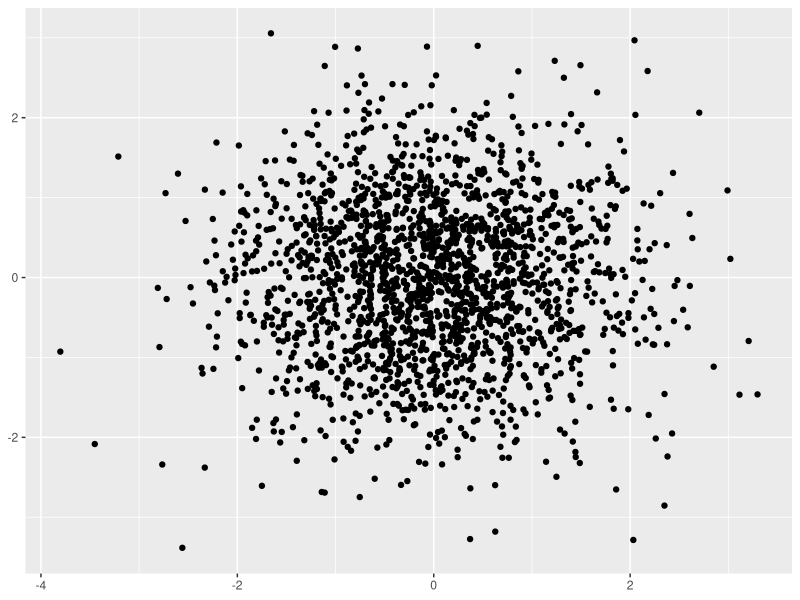
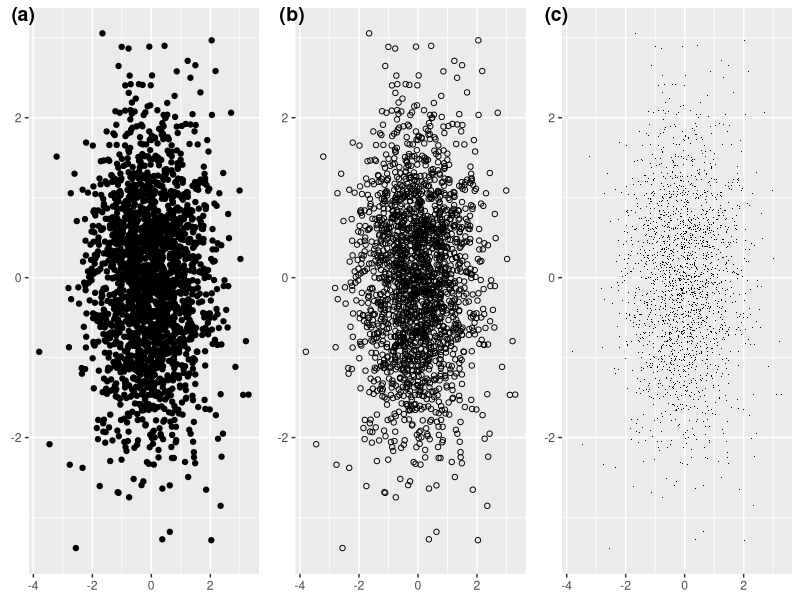
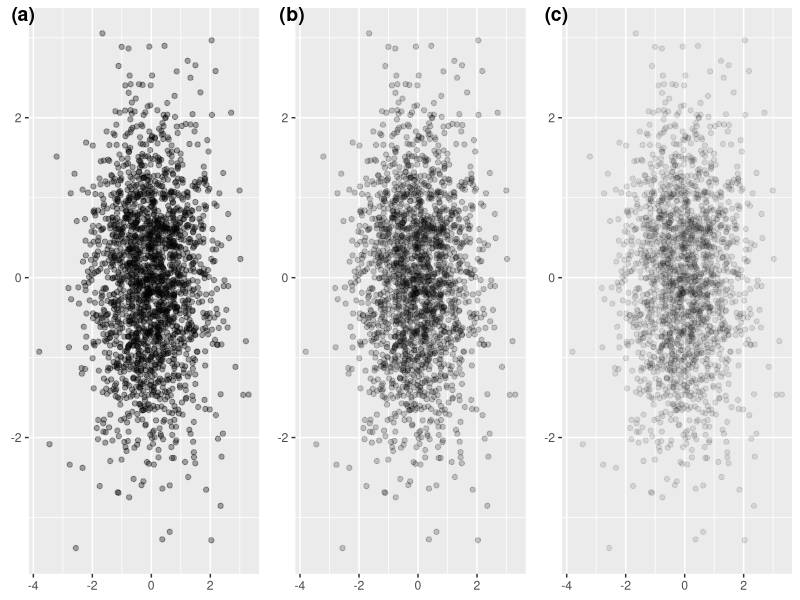
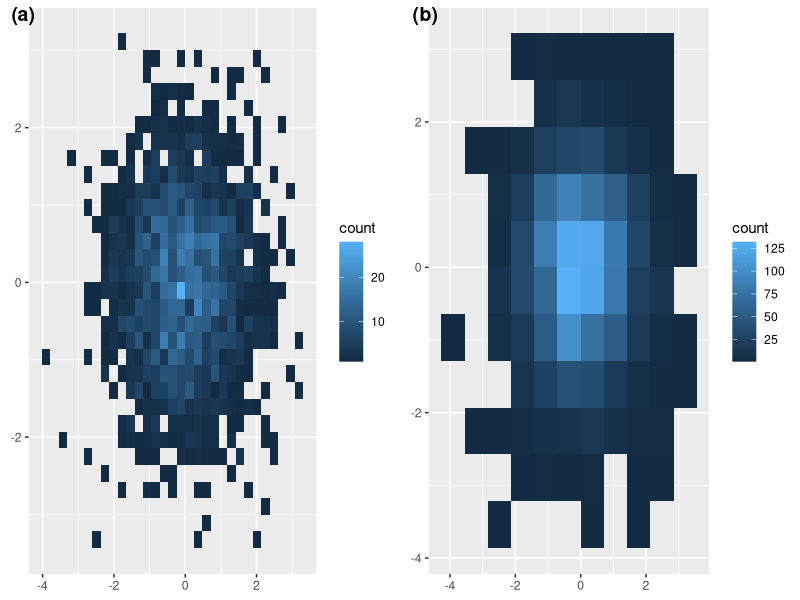
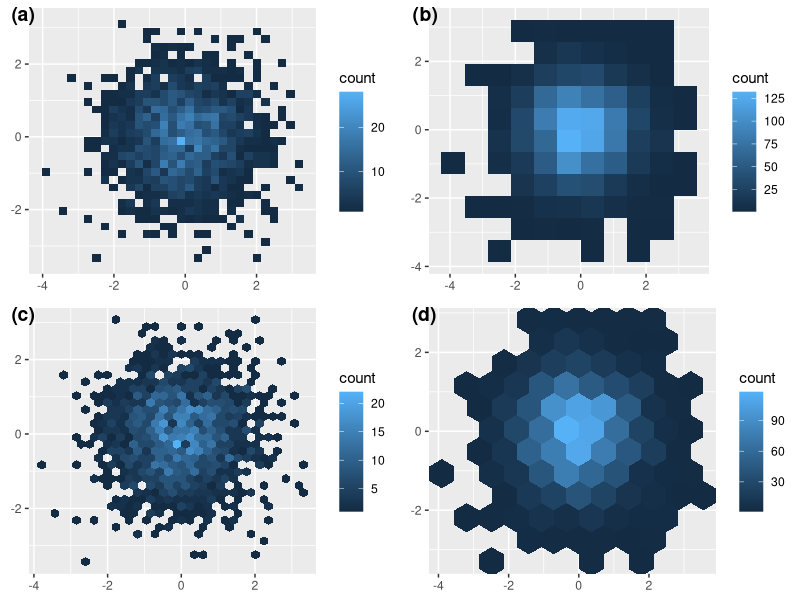

R code for these plots, in order:
library(ggplot2)
library(ggpubr)

df <- data.frame(x = rnorm(2000), y = rnorm(2000))
norm <- ggplot(df, aes(x, y)) + xlab(NULL) + ylab(NULL)

# change the shape
p1 <- norm + geom_point()
p1
p2 <- norm + geom_point(shape = 1)
p3 <- norm + geom_point(shape = '.')

ggarrange(p1,p2,p3,  labels= c('(a)','(b)','(c)'),
          ncol = 3,nrow = 1)

# change the alpha
p1 <- norm + geom_point(alpha = 1/3)
p2 <- norm + geom_point(alpha = 1/5)
p3 <- norm + geom_point(alpha = 1/10)

ggarrange(p1,p2,p3,  labels= c('(a)','(b)','(c)'),
          ncol = 3,nrow = 1)

# bin2d
p1 <- norm + geom_bin2d()
p2 <- norm + geom_bin2d(bins = 10)
ggarrange(p1,p2,  labels= c('(a)','(b)'),
          ncol = 2,nrow = 1)

p3 <- norm + geom_hex()
p4 <- norm + geom_hex(bins = 10)
ggarrange(p1,p2,p3,p4,  labels= c('(a)','(b)','(c)', '(d)'),
          ncol = 2,nrow = 2)
